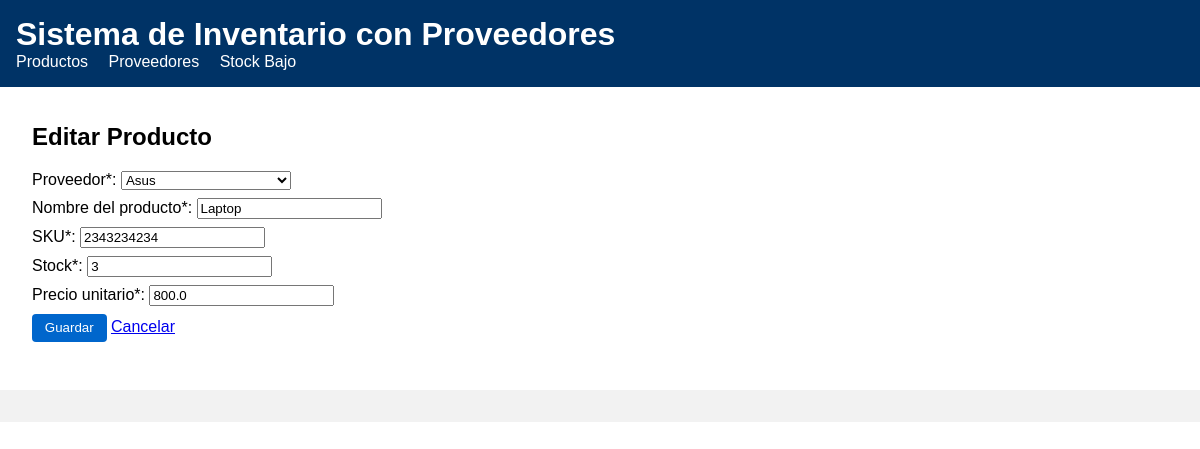
/products/1/edit, run on the app's committed database.
### models.py (models this page shows, shortened)
class Product(db.Model):
    __tablename__ = "products"
    id = db.Column(db.Integer, primary_key=True)
    supplier_id = db.Column(db.Integer, db.ForeignKey("suppliers.id"), nullable=False)
    name = db.Column(db.String(120), nullable=False)
    sku = db.Column(db.String(80), unique=True, nullable=False)
    stock = db.Column(db.Integer, nullable=False, default=0)
    unit_price = db.Column(db.Float, nullable=False, default=0.0)

class Supplier(db.Model):
    __tablename__ = "suppliers"
    id = db.Column(db.Integer, primary_key=True)
    name = db.Column(db.String(120), nullable=False)
    contact_email = db.Column(db.String(120))
    phone = db.Column(db.String(50))
    products = db.relationship("Product", backref="supplier", lazy=True)

### app.py (the view, shortened to what this page needs)
    @app.route("/products/<int:product_id>/edit", methods=["GET", "POST"])
    def edit_product(product_id):
        product = Product.query.get_or_404(product_id)
        suppliers = Supplier.query.order_by(Supplier.name).all()
        errors = []
        return render_template(
            "product_form.html",
            errors=errors,
            product=product,
            suppliers=suppliers,
        )

### templates/product_form.html (shortened to what this page needs)
{% extends "base.html" %}
{% block content %}
<h2>{% if product %}Editar Producto{% else %}Nuevo Producto{% endif %}</h2>
<form method="post">
    <label>Proveedor*:
        <select name="supplier_id" required>
            {% for sup in suppliers %}
                <option value="{{ sup.id }}"
                    {% if product and product.supplier_id == sup.id %}selected{% endif %}>
                    {{ sup.name }}
                </option>
            {% endfor %}
        </select>
    </label>
    <label>Nombre del producto*:
        <input type="text" name="name" required value="{{ product.name if product else '' }}">
    </label>
    <label>SKU*:
        <input type="text" name="sku" required value="{{ product.sku if product else '' }}">
    </label>
    <label>Stock*:
        <input type="number" name="stock" min="0" required value="{{ product.stock if product else 0 }}">
    </label>
    <label>Precio unitario*:
        <input type="number" step="0.01" min="0" name="unit_price" required value="{{
        product.unit_price if product else 0 }}">
    </label>
    <button type="submit">Guardar</button>
    <a href="{{ url_for('list_products') }}">Cancelar</a>
</form>
{% endblock %}

### static/css/styles.css (style rules this page uses)
body { font-family: Arial, sans-serif; margin: 0; padding: 0; }
.btn, button { background: #0066cc; color: white; padding: 0.4rem 0.8rem; border: none; cursor: pointer; border-radius: 4px; }
form label { display: block; margin: 0.5rem 0; }

### data on the page
Product: supplier_id "Asus", name "Laptop", sku "2343234234", stock "3", unit_price "800.0"
